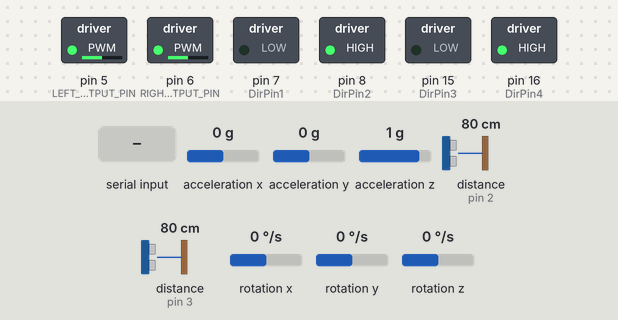
This program was run on a simulated Arduino Nano, built with avr-gcc and run on an emulated ATmega328P. Parts: switched loads named in the program (green lamp = pin HIGH). Wiring (inferred from the names in the program): 2 × range finder with pulse-width output: data pin 2 / data pin 3; MPU-6050 motion sensor at I2C address 0x68. The inputs (shaded band) are chosen by the test bench; at power-on: acceleration x 0 g, acceleration y 0 g, acceleration z 1 g, distance to the obstacle (sensors on pin 2, pin 3) 80 cm, rotation x 0 °/s, rotation y 0 °/s, rotation z 0 °/s. The echo pulse lasts 58.3 µs per cm; what the program prints to the serial monitor is not drawn.

Above: at 1.7 s.
1.8 s: "1\n" received over Serial
At 2.4 s:
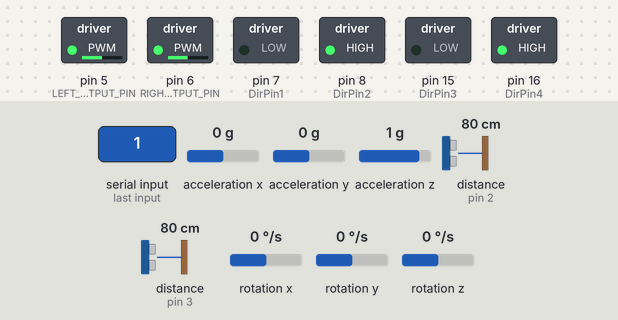
4.8 s: byte 10 ('\n') received over Serial
At 5.9 s:
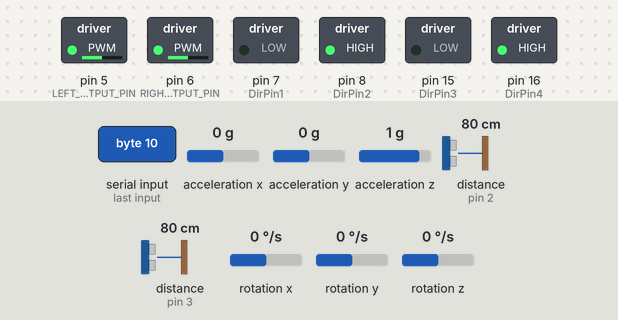
10.8 s: "2\n" received over Serial
At 11.7 s:
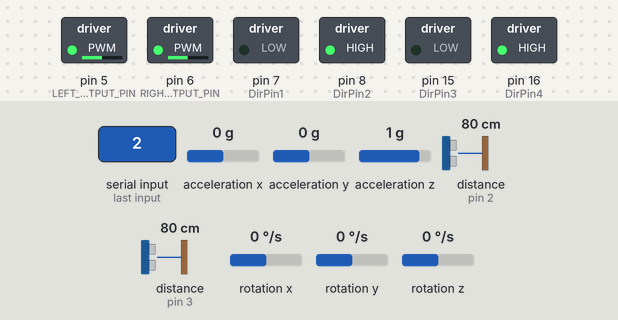
Timing chart, 0 to 13.8 s (numbered marks = the images above; inputs shaded):
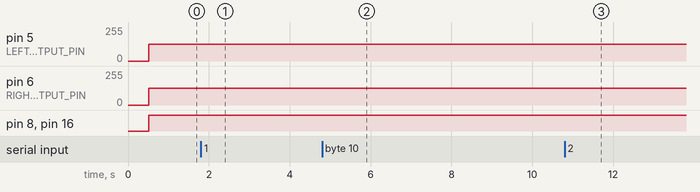

The program:

main.cpp
```cpp
#include <main.h>

// 存储输入PWM相关变量
unsigned long pulseInTime1;
unsigned long lastTime1;
bool newPulse1 = false;

unsigned long pulseInTime2;
unsigned long lastTime2;
bool newPulse2 = false;


// 设置PID；
PID pid(0.6, 0, 0.4);
double setpoint = 0;

double delta_t = 0;
double cur_start = 0;
double cur_end = 0;

double error = 0;
double output = 0;

//串口通讯
bool stringComplete;
 String str;

//mpu6050
MPU6050 myMPUData;
MotorOutput myMotor = {0};

// 中断处理函数声明
void pwmHandler1();
void pwmHandler2();

void setup() {
  initSerial();
  initpin();

  // pinMode(buzzerPin, OUTPUT); //Buzzer
  //  pinMode(9, OUTPUT);  //LED1 Forward
  //  pinMode(10, OUTPUT);	//LED2 Backward
  //  pinMode(14, OUTPUT);	//LED3 RIGHT
  //  pinMode(17, OUTPUT); 	//LED4 LEFT

  initMP6050(&myMPUData);
  myMPUData.MPUADDR = 0x68; // MPU6050 I2C address
  calculate_IMU_error(&myMPUData);
  // initial state for roll, pitch and yaw angle
  myMPUData.roll = 0;
  myMPUData.pitch = 0;
  myMPUData.yaw = 0;

  // 配置外部中断
  attachInterrupt(digitalPinToInterrupt(pwmPin1), pwmHandler1, CHANGE);
  attachInterrupt(digitalPinToInterrupt(pwmPin2), pwmHandler2, CHANGE);
}

void loop() {

  while (Serial.available()) {
    char inChar = (char)Serial.read();

    if (inChar == '\n') {
      stringComplete = true;
    }
    else {
      str += inChar;
    }
  }

  if (stringComplete) {
    str.trim();
    error = str.toDouble();
    Serial.println(error);
    str = "";
    stringComplete = false;
  }


  cur_end = micros();

  //delta_t = 0.18 s
  delta_t = (cur_end - cur_start) / 1000;

  output = pid.compute(setpoint, error, delta_t);
  cur_start = micros();

  calculateRotateSpeed(&myMotor, output, 50);
  #if 0
  Serial.print("left");
  Serial.println(myMotor.leftRotate);
  Serial.print("right");
  Serial.println(myMotor.rightRotate);
  #endif
  startMotor(&myMotor);
  #if 0
  Serial.print("left");
  Serial.println(myMotor.leftRotate);
  Serial.print("right");
  Serial.println(myMotor.rightRotate);
  #endif

#if 0
	if (newPulse1)
	{
		// 计算输入油门PWM占空比的正则化 (-1～1)
		myMotor.forward = pwmNormalize(pulseInTime1, lastTime1, MINDUTY1, MAXDUTY1);
		newPulse1 = false;
	}
	if (newPulse2)
	{
    	// 计算输入转向PWM占空比的正则化 (-1-1)
		myMotor.direction = pwmNormalize(pulseInTime2, lastTime2, MINDUTY2, MAXDUTY2);
		newPulse2 = false;
	}
#endif

#if 0
	//when move forward
	//play music and turn on led
	if(myMotor.forward > 0.2 && abs(myMotor.direction) < 0.2){
		playMario();
		digitalWrite(9, HIGH);
	}

	//when move backward
	else if(myMotor.forward < -0.2 && abs(myMotor.direction) < 0.2){
		play8BitTune();
		digitalWrite(10, HIGH);
	}

	//stay quiet when not moving and turn off led
	else if(abs(myMotor.forward) < 0.5 || abs(myMotor.direction) > 0.2){
		digitalWrite(9,LOW);
		digitalWrite(10, LOW);
		noTone(buzzerPin);
	}

	//turn left led3 blink
	if(myMotor.direction > 0.2){
		digitalWrite(14, HIGH);
	}
	//turn right led4 blink
	else if(myMotor.direction < -0.2){
		digitalWrite(17, HIGH);
	}
	else{
		digitalWrite(14, LOW);
		digitalWrite(17, LOW);
	}
#endif

#if 0
	calculateDifferentialDrive(&myMotor);
	startMotor(&myMotor);
#endif

// test motor control signal
#if 0
		Serial.print(" Left Motor: ");
		Serial.print(myMotor.leftPWM);
		Serial.print(" Right Motor: ");
		Serial.println(myMotor.rightPWM);
#endif
#if 0
		Serial.print(" Forward: ");
		Serial.print(myMotor.forward);
		Serial.print(" Steering: ");
		Serial.println(myMotor.direction);
#endif

#if 0
  readMP6050(&myMPUData);

  // apply filter
  myMPUData.roll = predict(myMPUData.roll);
  myMPUData.pitch = predict(myMPUData.pitch);
  myMPUData.yaw = predict(myMPUData.yaw);

  myMPUData.roll =
      update(myMPUData.roll, myMPUData.accAngleX, myMPUData.gyroAngleX, K1, K2);
  myMPUData.pitch = update(myMPUData.pitch, myMPUData.accAngleY,
                           myMPUData.gyroAngleY, K1, K2);
  myMPUData.yaw = update(myMPUData.yaw, 0, myMPUData.gyroAngleZ, 0,
                         0.05); // no accAngle for yaw meansurement
#endif

#if 0
  Serial.print("rotateSpeed:");
  Serial.print(rotateSpeed);
  Serial.print(" Yaw:");
  Serial.print(myMPUData.yaw);
  Serial.print(" Directoin:");
  Serial.print(myMotor.direction);
  Serial.print(" PWMLeft:");
  Serial.print(myMotor.leftPWM);
  Serial.print(" PWMRight:");
  Serial.println(myMotor.rightPWM);
#endif

#if 0
	Serial.print("Roll: ");
	Serial.print(myMPUData.roll);
	Serial.print("  Pitch:");
	Serial.print(myMPUData.pitch);
	Serial.print("  Yaw:");
	Serial.println(myMPUData.yaw);
#endif
}

// 中断处理函数实现
void pwmHandler1() {
  static unsigned long startTime = 0;

  unsigned long currentTime = micros();
  bool currentState = digitalRead(pwmPin1);

  static unsigned int i = 1;

  // period = very first rising edge(time) - very second rising edge(time)
  // after first period, we get pulsewidth in falling edge, get period in next
  // rising egde
  if (currentState && i == 1) {
    startTime = currentTime;
    i++;
  } else if (!currentState) {
    pulseInTime1 = currentTime - startTime;
  } else if (currentState && i == 2) {
    lastTime1 = currentTime - startTime;
    startTime = currentTime;

    newPulse1 = true;
  }
}

void pwmHandler2() {
  static unsigned long startTime = 0;

  unsigned long currentTime = micros();
  bool currentState = digitalRead(pwmPin2);

  static unsigned int i = 1;

  if (currentState && i == 1) {
    startTime = currentTime;
    i++;
  } else if (!currentState) {
    pulseInTime2 = currentTime - startTime;
  } else if (currentState && i == 2) {
    lastTime2 = currentTime - startTime;
    startTime = currentTime;

    newPulse2 = true;
  }
}
```

buzzer.h
```cpp
#ifndef __BUZZER_H
#define __BUZZER_H
#include <Arduino.h>
const int buzzerPin = 4;

// 定义音符频率（单位：Hz）
#define NOTE_B0  31
#define NOTE_C1  33
#define NOTE_CS1 35
#define NOTE_D1  37
#define NOTE_DS1 39
#define NOTE_E1  41
#define NOTE_F1  44
#define NOTE_FS1 46
#define NOTE_G1  49
#define NOTE_GS1 52
#define NOTE_A1  55
#define NOTE_AS1 58
#define NOTE_B1  62
#define NOTE_C2  65
#define NOTE_CS2 69
#define NOTE_D2  73
#define NOTE_DS2 78
#define NOTE_E2  82
#define NOTE_F2  87
#define NOTE_FS2 93
#define NOTE_G2  98
#define NOTE_GS2 104
#define NOTE_A2  110
#define NOTE_AS2 117
#define NOTE_B2  123
#define NOTE_C3  131
#define NOTE_CS3 139
#define NOTE_D3  147
#define NOTE_DS3 156
#define NOTE_E3  165
#define NOTE_F3  175
#define NOTE_FS3 185
#define NOTE_G3  196
#define NOTE_GS3 208
#define NOTE_A3  220
#define NOTE_AS3 233
#define NOTE_B3  247
#define NOTE_C4  262
#define NOTE_CS4 277
#define NOTE_D4  294
#define NOTE_DS4 311
#define NOTE_E4  330
#define NOTE_F4  349
#define NOTE_FS4 370
#define NOTE_G4  392
#define NOTE_GS4 415
#define NOTE_A4  440
#define NOTE_AS4 466
#define NOTE_B4  494
#define NOTE_C5  523
#define NOTE_CS5 554
#define NOTE_D5  587
#define NOTE_DS5 622
#define NOTE_E5  659
#define NOTE_F5  698
#define NOTE_FS5 740
#define NOTE_G5  784
#define NOTE_GS5 831
#define NOTE_A5  880
#define NOTE_AS5 932
#define NOTE_B5  988
#define NOTE_C6  1047
#define NOTE_CS6 1109
#define NOTE_D6  1175
#define NOTE_DS6 1245
#define NOTE_E6  1319
#define NOTE_F6  1397
#define NOTE_FS6 1480
#define NOTE_G6  1568
#define NOTE_GS6 1661
#define NOTE_A6  1760
#define NOTE_AS6 1865
#define NOTE_B6  1976
#define NOTE_C7  2093
#define NOTE_CS7 2217
#define NOTE_D7  2349
#define NOTE_DS7 2489
#define NOTE_E7  2637
#define NOTE_F7  2794
#define NOTE_FS7 2960
#define NOTE_G7  3136
#define NOTE_GS7 3322
#define NOTE_A7  3520
#define NOTE_AS7 3729
#define NOTE_B7  3951
#define NOTE_C8  4186
#define NOTE_CS8 4435
#define NOTE_D8  4699
#define NOTE_DS8 4978


void playMario();
void play8BitTune();

#endif
```

initpin.h
```cpp
// 定义PWM输入引脚
#ifndef INITPIN_H
#define INITPIN_H
#include <Arduino.h>

const int pwmPin1 = 2;  // D2 引脚用于PWM输入
const int pwmPin2 = 3;

const int DirPin1 = 7;
const int DirPin2 = 8;
const int DirPin3 = 15;
const int DirPin4 = 16;


void initpin();
void initSerial();

#endif
```

kalman.h
```cpp
#ifndef KALMAN_H
#define KALMAN_H

//same k1 k2 gain for roll and pitch
#define K1 0.618
#define K2 0.00000386269496

float update(float x, float z1, float z2, float k1, float k2);
float predict(float x);

#endif
```

main.h
```cpp
#ifndef __MAIN_H
#define __MAIN_H

#include <Arduino.h>
#include "pwm.h"
#include "initpin.h"
#include "mp6050.h"
#include <kalman.h>
#include "buzzer.h"
#include <math.h>
#include "pid.h"

#endif
```

mp6050.h
```cpp
#ifndef MP6050_H
#define MP6050_H
#include <Wire.h>
#include <Arduino.h>
#include <stdio.h>

typedef struct {
    float AccX, AccY, AccZ;        // 加速度计数据
    float GyroX, GyroY, GyroZ;     // 陀螺仪数据

    float accAngleX, accAngleY;    // 加速度计计算角度
    float gyroAngleX, gyroAngleY, gyroAngleZ; // 陀螺仪计算角度

    float roll, pitch, yaw;        // 三个方向角

    float AccErrorX, AccErrorY;    // 加速度计误差
    float GyroErrorX, GyroErrorY, GyroErrorZ; // 陀螺仪误差

    float elapsedTime, currentTime, previousTime; // 时间相关变量

    int MPUADDR = 0x68; // MPU6050 I2C address

    int c ; //error calculation counter
} MPU6050;

void initMP6050(MPU6050 *myMPUData);
void readMP6050(MPU6050 *myMPUData);
void calculate_IMU_error(MPU6050 *myMPUData);

// 定义MPU6050传感器数据结构体


#endif
```

pid.h
```cpp
#ifndef PID_H
#define PID_H

class PID {
private:
    double kp;      // 比例系数
    double ki;      // 积分系数
    double kd;      // 微分系数

    double prevError;  // 上一次的误差
    double integral;   // 积分值

public:
    // 构造函数
    PID(double kp, double ki, double kd);

    // 设置参数
    void setTunings(double kp, double ki, double kd);

    // 计算PID输出
    double compute(double setpoint, double measuredValue, double deltaTime);

    // 重置积分和误差
    void reset();
};

#endif // PID_H
```

pwm.h
```cpp
#ifndef PWM_H
#define PWN_H

#include <Arduino.h>
#include <math.h>

#define abs(x) ((x)>0?(x):-(x))


#define MAXDUTY1 10.329 // Max input dutycircle from input pwm
#define MINDUTY1 6.133  // Min inpyt dutycircle from input pwm
#define MAXDUTY2 9.7    // Max input dutycircle from input pwm
#define MINDUTY2 5.629  // Min inpyt dutycircle from input pwm
#define SENSITIVITY 0.5
#define DEADZONE 0.05

const int LEFT_PWM_OUTPUT_PIN = 5;
const int RIGHT_PWM_OUTPUT_PIN = 6;

// define outpur PWM to control motor
struct MotorOutput {
  float forward;
  float direction;

  int8_t leftRotate;
  int8_t rightRotate;

  float leftPWM;
  float rightPWM;
};

// throttle from -1 to 1 (get from user controller throttle input)
// steering from -1 to 1 (get from user controller steering input)
// steeringFactor 0~2
// deadzone deafault 10
// pwm output from 0 ~ 1
void calculateDifferentialDrive(MotorOutput *myMotor);
void calculateRotateSpeed(MotorOutput *myMotor, double w, double v);

void startMotor(MotorOutput *myMotor);

// transfer input 50HZ, 1~20ms(depand on measurment) pulse width pwm input to
// -1~1 float number
float pwmNormalize(unsigned long pulse_time, unsigned long last_time,
                   float min_duty, float max_duty);

#endif
```

buzzer.cpp
```cpp
#include "buzzer.h"

extern const int buzzerPin;

int melody[] = {
  NOTE_E5, NOTE_E5, 0, NOTE_E5,
  0, NOTE_C5, NOTE_E5, 0,
  NOTE_G5, 0, 0,  0,
  NOTE_G4, 0, 0, 0,

  NOTE_C5, 0, 0, NOTE_G4,
  0, 0, NOTE_E4, 0,
  0, NOTE_A4, 0, NOTE_B4,
  0, NOTE_AS4, NOTE_A4, 0,

  NOTE_G4, NOTE_E5, NOTE_G5,
  NOTE_A5, 0, NOTE_F5, NOTE_G5,
  0, NOTE_E5, 0, NOTE_C5,
  NOTE_D5, NOTE_B4, 0, 0
};

const int melodyLength = sizeof(melody) / sizeof(melody[0]);
// 控制变量
int currentNote = 0;
unsigned long previousMillis = 0;
int noteDuration = 0;
bool isNotePlaying = false;

// 定义音符时长（以四分音符为基准，数字越大音符越短）
int noteDurations[] = {
  8, 8, 8, 8,
  8, 8, 8, 8,
  4, 8, 8, 8,
  4, 8, 8, 8,

  4, 8, 8, 8,
  4, 8, 8, 8,
  8, 8, 8, 8,
  4, 8, 8, 8,

  8, 8, 8, 8,
  8, 8, 8, 8,
  8, 8, 8, 8,
  4, 8, 8, 8
};


// 音符和时长定义
int songNotes[] = {
  NOTE_C4, NOTE_E4, NOTE_G4, NOTE_C5, 0, NOTE_B4, NOTE_A4
};

int songDurations[] = {
  4, 8, 8, 4, 4, 4, 4
};

// 控制变量
int noteIndex = 0;
unsigned long lastUpdate = 0;
int duration = 0;
bool playing = false;

// 播放音乐的函数
void play8BitTune() {
  unsigned long now = millis();

  // 如果当前没有播放音符并且仍有音符需要播放
  if (!playing && noteIndex < (sizeof(songNotes) / sizeof(songNotes[0]))) {
    // 计算音符的时长
    duration = (1000 / songDurations[noteIndex]) * 1.5; // 包括音符间隔
    lastUpdate = now;

    // 播放当前音符，如果是 0 则保持静音
    if (songNotes[noteIndex] != 0) {
      tone(buzzerPin, songNotes[noteIndex]);
    } else {
      noTone(buzzerPin);
    }

    playing = true; // 标记音符正在播放
  }

  // 如果音符播放完成
  if (playing && (now - lastUpdate >= duration)) {
    noTone(buzzerPin); // 停止音符
    noteIndex++;        // 跳到下一个音符
    playing = false;    // 重置播放状态
  }

  // 如果播放完成一轮，重置索引以循环播放
  if (noteIndex >= (sizeof(songNotes) / sizeof(songNotes[0]))) {
    noteIndex = 0;
  }
}


void playMario() {
  unsigned long currentMillis = millis();

  if (!isNotePlaying && currentNote < melodyLength) {
    // 开始播放新音符
    noteDuration = (1000 / noteDurations[currentNote]) * 1.3; // 包含间隔
    previousMillis = currentMillis;
    if (melody[currentNote] != 0) {
      tone(buzzerPin, melody[currentNote]);
    } else {
      noTone(buzzerPin);
    }
    isNotePlaying = true;
  }

  if (isNotePlaying && (currentMillis - previousMillis >= noteDuration)) {
    // 停止当前音符，准备下一个
    noTone(buzzerPin);
    currentNote++;
    isNotePlaying = false;
  }

  if (currentNote >= melodyLength) {
    // 旋律播放完毕，重置索引以循环播放
    currentNote = 0;
  }
}
```

initpin.cpp
```cpp
#include "initpin.h"

void initSerial(){
   Serial.begin(115200);
      while (!Serial) {
         ; // 等待串口连接（仅针对 Leonardo）
      }
}

void initpin(){

      // 配置输入引脚
      pinMode(pwmPin1, INPUT);
      pinMode(pwmPin2, INPUT);

      //set up output pins
      pinMode(5, OUTPUT); //for PWM output
      pinMode(6, OUTPUT); //for PWM output

      //direction selector pins
      pinMode(DirPin1, OUTPUT);
      pinMode(DirPin2, OUTPUT);
      pinMode(DirPin3, OUTPUT);
      pinMode(DirPin4, OUTPUT);

}
```

kalman.cpp
```cpp
#include "kalman.h"
//x:  prior prediction of attitude
//z1: meas from acc
//z2: meas from gyro
//k1: convergence kalman gain for acc
//k2: convergence kaiman gain for gyro
float update(float x, float z1, float z2, float k1, float k2){
    float y1 = z1 - x;    //acc's residual
    float y2 = z2 - x;    //gyro's residual

    x = x + k1 * y1 + k2 * y2;
    return x;
}

//state transform function

float predict(float x){
    return x;
}
```

pid.cpp
```cpp
#include "PID.h"

// 构造函数
PID::PID(double kp, double ki, double kd)
    : kp(kp), ki(ki), kd(kd), prevError(0), integral(0) {}

// 设置参数
void PID::setTunings(double kp, double ki, double kd) {
    this->kp = kp;
    this->ki = ki;
    this->kd = kd;
}

// 计算PID输出
double PID::compute(double setpoint, double measuredValue, double deltaTime) {
    double error = setpoint - measuredValue;       // 当前误差
    integral += error * deltaTime;                // 积分部分
    double derivative = (error - prevError) / deltaTime; // 微分部分
    prevError = error;                            // 更新上一误差

    // 返回PID控制输出
    return kp * error + ki * integral + kd * derivative;
}

// 重置积分和误差
void PID::reset() {
    integral = 0;
    prevError = 0;
}
```

pwm.cpp
```cpp
#include "pwm.h"

// 通过线速度和角速度计算输出PWM
// 线速度v（-100 ～100）
// 角速度w (-100 ~ 100)
// 假设轮距是1
// leftRotate通过油门控制量，油门实际控制加速度，但是这里假设是速度
// 油门最大值和线速度保持一致
void calculateRotateSpeed(MotorOutput *myMotor, double w, double v) {
  // leftRotate, rightRotate (-100 ~ 100)
  double left = v - w / 2;
  double right = v + w / 2;

  myMotor->leftRotate = left > 100 ? 100 : (left < -100 ? -100 : left);
  myMotor->rightRotate = right > 100 ? 100 : (right < -100 ? -100 : right);
  #if 0
  Serial.print("left");
  Serial.println(myMotor->leftRotate);
  Serial.print("right");
  Serial.println(myMotor->rightRotate);
  #endif
}

// 差速转向计算函数
// throttle: 油门值 (-100 到 100)
// steering: 转向值 (-100 到 100)
// steeringFactor: 转向灵敏度 (0.0 到 2.0, 1.0为正常灵敏度)
// deadzone: 死区范围 (-5 到 5)
void calculateDifferentialDrive(MotorOutput *myMotor) {

  // 应用转向灵敏度
  myMotor->direction *= 1;

  // 计算左右电机输出(0 ~ 1)
  myMotor->leftPWM = (myMotor->forward + myMotor->direction + 2) / 4;
  myMotor->rightPWM = (myMotor->forward - myMotor->direction + 2) / 4;

  // 应用死区
  if (abs(myMotor->leftPWM - 0.5) < DEADZONE)
    myMotor->leftPWM = 0.5;
  if (abs(myMotor->rightPWM - 0.5) < DEADZONE)
    myMotor->rightPWM = 0.5;

  // 定义方向
  if (myMotor->leftPWM < 0.5) {
    digitalWrite(15, HIGH);
    digitalWrite(16, LOW);
  } else if (myMotor->leftPWM > 0.5) {
    digitalWrite(15, LOW);
    digitalWrite(16, HIGH);
  }

  if (myMotor->rightPWM > 0.5) {
    digitalWrite(7, LOW);
    digitalWrite(8, HIGH);

  } else if (myMotor->rightPWM < 0.5) {
    digitalWrite(7, HIGH);
    digitalWrite(8, LOW);
  }

  // 0.5 is deadpoint, calculate the deviation from 0.5, and times 100
  myMotor->rightPWM = abs(myMotor->rightPWM - 0.5) * 100;
  myMotor->leftPWM = abs(myMotor->leftPWM - 0.5) * 100;

#if 0
    Serial.print(" Left Motor: ");
	  Serial.print(myMotor->leftPWM);
    Serial.print(" right Motor: ");
	  Serial.println(myMotor->rightPWM);
#endif
}

// map Rotate Speed to pwm signal
/*
void startMotor(MotorOutput *myMotor) {
  analogWrite(LEFT_PWM_OUTPUT_PIN, map(myMotor->leftPWM, 0, 50, 0, 255));
  analogWrite(RIGHT_PWM_OUTPUT_PIN, map(myMotor->rightPWM, 0, 50, 0, 255));
}
*/
void startMotor(MotorOutput *myMotor) {
  // 定义方向
  if (myMotor->leftRotate < 0) {
    digitalWrite(7, HIGH);
    digitalWrite(8, LOW);
  }
  if (myMotor->leftRotate > 0) {
    digitalWrite(7, LOW);
    digitalWrite(8, HIGH);
    Serial.println("forward");
  }

  if (myMotor->rightRotate > 0) {
    digitalWrite(15, LOW);
    digitalWrite(16, HIGH);

  }
  if (myMotor->rightRotate < 0) {
    digitalWrite(15, HIGH);
    digitalWrite(16, LOW);
  }


  #if 0
  Serial.print("left");
  Serial.println(myMotor->leftRotate);
  Serial.print("right");
  Serial.println(myMotor->rightRotate);
  #endif

  analogWrite(LEFT_PWM_OUTPUT_PIN,
              map(abs(myMotor->leftRotate), 0, 100, 0, 255));
  analogWrite(RIGHT_PWM_OUTPUT_PIN,
              map(abs(myMotor->rightRotate), 0, 100, 0, 255));
}
// normalize pwm dutyCycle from -100 to 100(backward and forward, turn right or
// turn left)
float pwmNormalize(unsigned long pulse_time, unsigned long last_time,
                   float min_duty, float max_duty) {

  float dutyCycle = (float)pulse_time / (float)last_time * 100.0;

  float normalized_duty =
      2 * (dutyCycle - min_duty) / (max_duty - min_duty) - 1; // -1 ~ 1

  return normalized_duty;
}
```

Source omitted: mp6050.cpp (7349 bytes)

Measured:
- after the input at 1.8 s, pin 6 (RIGHT_PWM_OUTPUT_PIN): 127/255 → 124/255 at once
- after the input at 4.8 s, pin 6 (RIGHT_PWM_OUTPUT_PIN): 124/255 → 127/255 at once
- after the input at 10.8 s, pin 6 (RIGHT_PWM_OUTPUT_PIN): 127/255 → 124/255 at once
